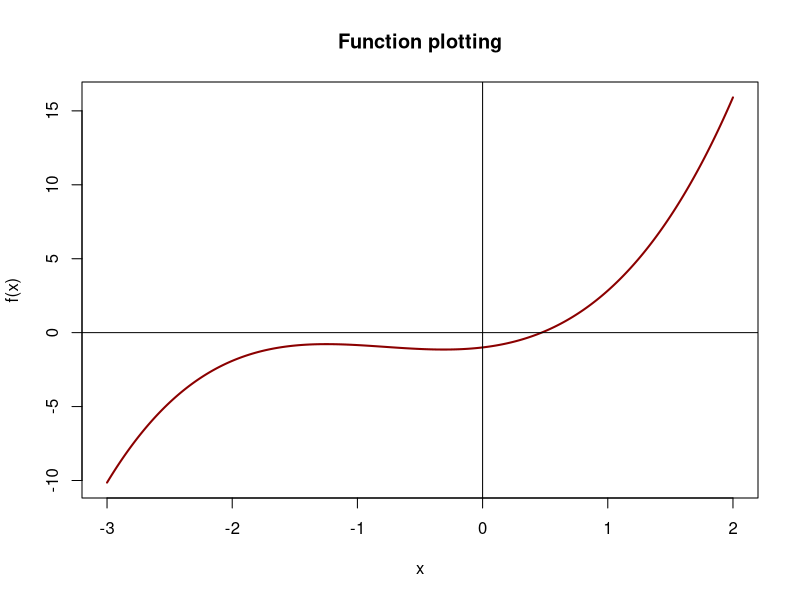

The R script that drew this image:
# Here's how you write a function of your own
# A function's graph is a pair (x, f(x))

#########################
# Simple polynomial
funx <- function(x) {
  return (x^3 + 2*x^2 + sin(x) - 1)
}

# x coordinate for the pair
xvals <- seq(-3, 2, by=0.001)

# Plot the function
plot(xvals, funx(xvals),
     main="Function plotting",
     type="l", lwd=2, 
     col="darkred",
     xlab="x", ylab="f(x)")

# Axes
abline(v=0)
abline(h=0)
